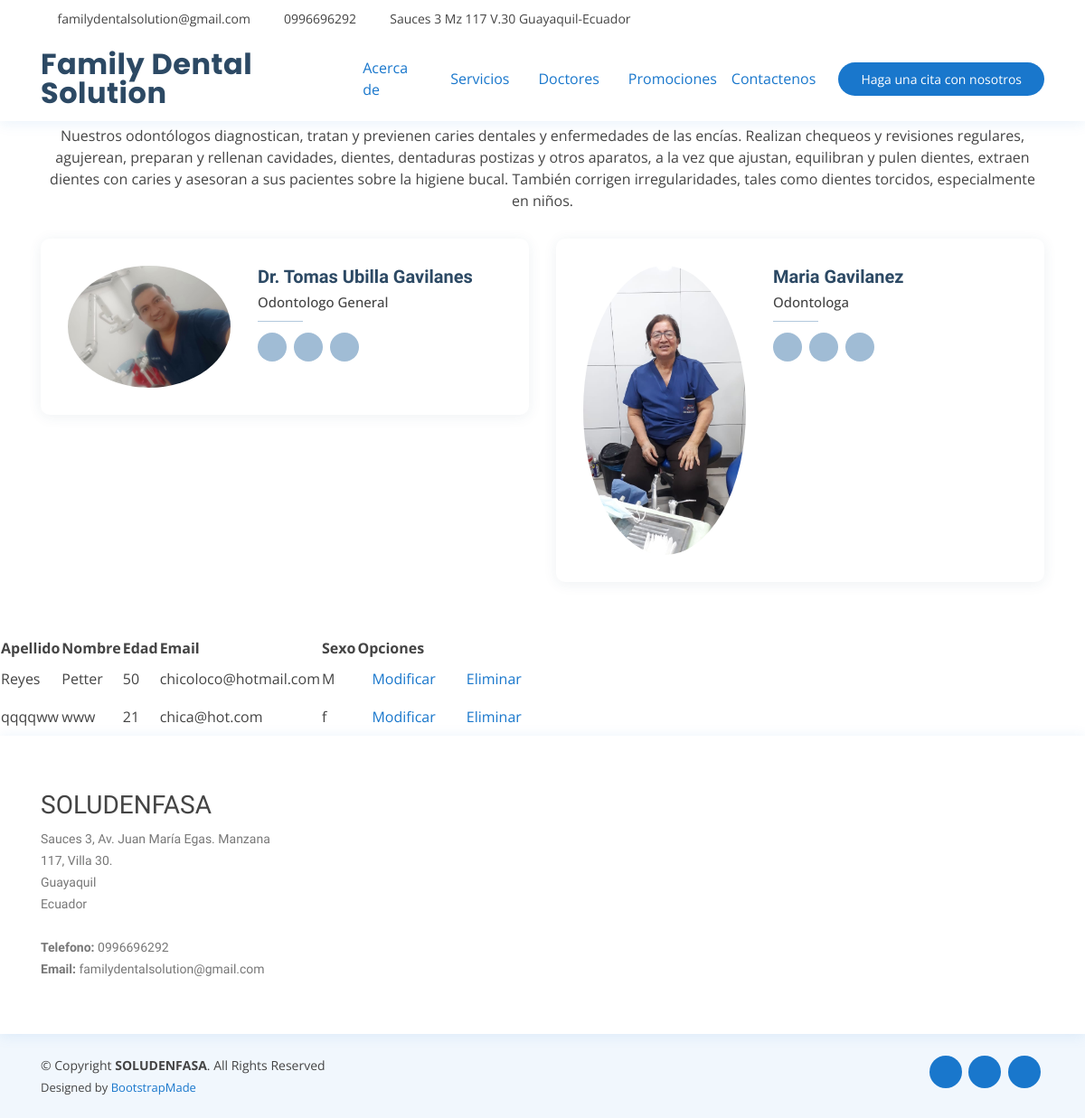
Before: /medicos/medicos/ with the older database file.
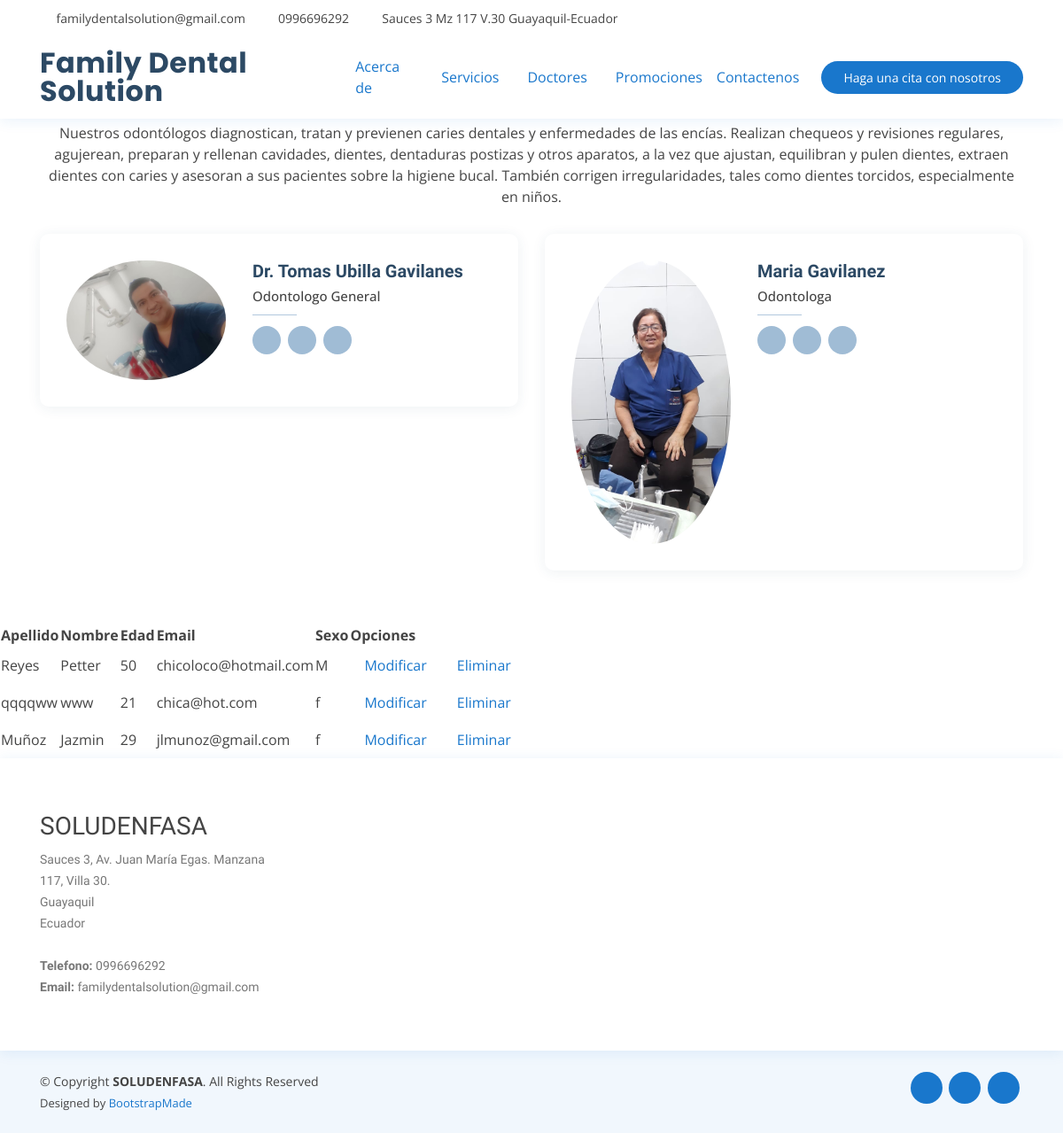
After: the same page with the newer database file.
### medicos/models.py (models this page shows, shortened)
class Medicos(models.Model):
    nombre = models.CharField(max_length=200)
    apellido = models.CharField(max_length=200)
    edad = models.IntegerField()
    email = models.EmailField()
    sexo = models.CharField(max_length=1)
    estado = models.IntegerField(default=1) #1 si esta activo y 2 si esta eliminado
    user = models.CharField(max_length=15)
    usermod = models.CharField(max_length=15)
    created = models.DateTimeField(auto_now_add=True)
    updated = models.DateTimeField(auto_now=True)
    class Meta:
        db_table = "tr_medicos"
        verbose_name = "medicos"
        verbose_name_plural = "medicos"

### medicos/views.py (the view)
# urls.py: path('medicos/', views.medico, name="medicos"),
def medico(request, plantilla="medicos.html"):
    medicos = Medicos.objects.all()
    data = {
        'medico':medicos
    }
    return render(request, plantilla, data)

### medicos/templates/medicos.html (shortened to what this page needs)
{% extends "crearmedicos.html" %}
{% load static %}
    {% block content %}
   <table>
        <tr>
            <th>Apellido</th>
            <th>Nombre</th>
            <th>Edad</th>
            <th>Email</th>
            <th>Sexo</th>
            <th>Opciones</th>
        </tr>
        {% for p in medico %}
        <tr>
            <td>{{ p.apellido }}</td>
            <td>{{ p.nombre }}</td>
            <td>{{ p.edad }}</td>
            <td>{{ p.email }}</td>
            <td>{{ p.sexo }}</td>
            <td><a class="nav-link" href="{% url 'modificarmedicos' p.id %}">Modificar</a></td>
            <td><a class="nav-link" href="{% url 'eliminarmedicos' p.id %}">Eliminar</a></td>
        </tr>
         {% endfor %}
    </table>
  {% endblock %}
  {% load static %}

### medicos/templates/crearmedicos.html (shortened to what this page needs)
{% extends "doctores.html" %}
{% load static %}
  {% load static %}

### core/templates/doctores.html (shortened to what this page needs)
{% load static %}
<!DOCTYPE html>
<html lang="es">
<head>
  <link href="{% static 'assets/vendor/bootstrap/css/bootstrap.min.css'%}" rel="stylesheet">
  <link href="{% static 'assets/vendor/icofont/icofont.min.css'%}" rel="stylesheet">
  <link href="{% static 'assets/vendor/boxicons/css/boxicons.min.css'%}" rel="stylesheet">
  <link href="{% static 'assets/vendor/venobox/venobox.css'%}" rel="stylesheet">
  <link href="{% static 'assets/vendor/animate.css/animate.min.css'%}" rel="stylesheet">
  <link href="{% static 'assets/vendor/remixicon/remixicon.css'%}" rel="stylesheet">
  <link href="{% static 'assets/vendor/owl.carousel/assets/owl.carousel.min.css'%}" rel="stylesheet">
  <link href="{% static 'assets/vendor/bootstrap-datepicker/css/bootstrap-datepicker.min.css'%}" rel="stylesheet">
  <link href="{% static 'assets/css/style.css'%}" rel="stylesheet">
</head>
<body>
  <div id="topbar" class="d-none d-lg-flex align-items-center fixed-top">
    <div class="container d-flex">
      <div class="contact-info mr-auto">
        <i class="icofont-envelope"></i> <a href="mailto:contact@example.com">familydentalsolution@gmail.com  </a>
        <i class="icofont-phone"></i> 0996696292
        <i class="icofont-google-map"></i> Sauces 3 Mz 117 V.30 Guayaquil-Ecuador
      </div>
     <div class="social-links">
        <a href="https://www.facebook.com/rocio.gavilanes.756" target="_blank" class="facebook"><i class="icofont-facebook"></i></a>
        <a href="https://www.instagram.com/family_dental_solution" target="_blank" class="instagram"><i class="icofont-instagram"></i></a>
        <a href="https://api.whatsapp.com/send?phone=+593996696292" target="_blank" class="whatsapp"><i class="icofont-whatsapp"></i></a>
      </div>
    </div>
  </div>
  <header id="header" class="fixed-top">
    <div class="container d-flex align-items-center">
      <h1 class="logo mr-auto"><a href="{% url 'index' %}">Family Dental Solution</a></h1>
              <a class="nav-link" href="{% url 'acerca' %}">Acerca de</a>
              <a class="nav-link" href="{% url 'servicios' %}">Servicios</a>
              <a class="nav-link" href="{% url 'doctores' %}">Doctores</a>
              <a class="nav-link" href="{% url "promociones" %}">Promociones</a>
              <a href="#contact">Contactenos</a>
              <a href="#appointment" class="appointment-btn scrollto">Haga una cita con nosotros</a>
    </div>
  </header>
    <section id="doctors" class="doctors">
      <div class="container">
        <div class="section-title">
          <h2>Doctores</h2>
          <p>Nuestros odontólogos diagnostican, tratan y previenen caries dentales y enfermedades de las encías. Realizan chequeos y revisiones regulares, agujerean, preparan y rellenan cavidades, dientes, dentaduras postizas y otros aparatos, a la vez que ajustan, equilibran y pulen dientes, extraen dientes con caries y asesoran a sus pacientes sobre la higiene bucal. También corrigen irregularidades, tales como dientes torcidos, especialmente en niños. </p>
        </div>
        <div class="row">
          <div class="col-lg-6">
            <div class="member d-flex align-items-start">
              <div class="pic"><img src="{% static 'assets/img/doctors/doctor.jpg'%}" class="img-fluid" alt=""></div>
              <div class="member-info">
                <h4>Dr. Tomas Ubilla Gavilanes</h4>
                <span>Odontologo General</span>
                <div class="social">
                    <a href="https://www.facebook.com/rocio.gavilanes.756" target="_blank" class="facebook"><i class="icofont-facebook"></i></a>
                    <a href="https://www.instagram.com/family_dental_solution" target="_blank" class="instagram"><i class="icofont-instagram"></i></a>
                    <a href="https://api.whatsapp.com/send?phone=+593996696292" target="_blank" class="whatsapp"><i class="icofont-whatsapp"></i></a>
                </div>
              </div>
            </div>
          </div>
          <div class="col-lg-6 mt-4 mt-lg-0">
            <div class="member d-flex align-items-start">
              <div class="pic"><img src="{% static 'assets/img/doctors/doctor2.jpg'%}" class="img-fluid" alt=""></div>
              <div class="member-info">
                <h4>Maria Gavilanez</h4>
                <span>Odontologa</span>
                <div class="social">
                    <a href="https://www.facebook.com/rocio.gavilanes.756" target="_blank" class="facebook"><i class="icofont-facebook"></i></a>
                    <a href="https://www.instagram.com/family_dental_solution" target="_blank" class="instagram"><i class="icofont-instagram"></i></a>
                    <a href="https://api.whatsapp.com/send?phone=+593996696292" target="_blank" class="whatsapp"><i class="icofont-whatsapp"></i></a>
                </div>
              </div>
            </div>
          </div>
        </div>
      </div>
    </section>
    {% block content %}  {% endblock %}
  <footer id="footer">
    <div class="footer-top">
      <div class="container">
        <div class="row">
          <div class="col-lg-3 col-md-6 footer-contact">
            <h3>SOLUDENFASA</h3>
            <p>
              Sauces 3, Av. Juan María Egas. Manzana 117, Villa 30. <br>
              Guayaquil<br>
              Ecuador<br><br>
              <strong>Telefono:</strong> 0996696292<br>
              <strong>Email:</strong> familydentalsolution@gmail.com<br>
            </p>
          </div>
          </div>
        </div>
      </div>
    <div class="container d-md-flex py-4">
      <div class="mr-md-auto text-center text-md-left">
        <div class="copyright">
          &copy; Copyright <strong><span>SOLUDENFASA</span></strong>. All Rights Reserved
        </div>
        <div class="credits">
          Designed by <a href="https://bootstrapmade.com/">BootstrapMade</a>
        </div>
      </div>
      <div class="social-links text-center text-md-right pt-3 pt-md-0">
          <a href="https://www.facebook.com/rocio.gavilanes.756" target="_blank" class="facebook"><i class="icofont-facebook"></i></a>
          <a href="https://www.instagram.com/family_dental_solution" target="_blank" class="instagram"><i class="icofont-instagram"></i></a>
          <a href="https://api.whatsapp.com/send?phone=+593996696292" target="_blank" class="whatsapp"><i class="icofont-whatsapp"></i></a>
      </div>
    </div>
  </footer>
  {% load static %}
</body>
</html>

### core/static/assets/css/style.css (style rules this page uses)
body { font-family: "Open Sans", sans-serif; color: #444444; }
a { color: #1977cc; }
h1, h2, h3, h4, h5, h6 { font-family: "Raleway", sans-serif; }
#topbar { background: #fff; height: 40px; font-size: 14px; transition: all 0.5s; }
#topbar .contact-info a { line-height: 1; color: #444444; transition: 0.3s; }
#topbar .contact-info i { color: #1977cc; padding-right: 4px; margin-left: 15px; }
#topbar .contact-info i:first-child { margin-left: 0; }
#topbar .social-links a { color: #437099; padding-left: 15px; display: inline-block; line-height: 1px; z-index: 0; transition: 0.3s; }
#topbar .social-links a:first-child { border-left: 0; }
#header { background: #fff; transition: all 0.5s; z-index: 997; padding: 15px 0; top: 40px; box-shadow: 0px 2px 15px rgba(25, 119, 204, 0.1); }
#header .logo { font-size: 32px; margin: 0; padding: 0; line-height: 1; font-weight: 700; letter-spacing: 0.5px; font-family: "Poppins", sans-serif; }
#header .logo a { color: #2c4964; }
.appointment-btn { margin-left: 25px; background: #1977cc; color: #fff; border-radius: 50px; padding: 8px 25px; white-space: nowrap; transition: 0.3s; font-size: 14px; display: inline-block; }
section { padding: 60px 0; overflow: hidden; }
.section-title { text-align: center; padding-bottom: 30px; }
.section-title h2 { font-size: 32px; font-weight: bold; margin-bottom: 20px; padding-bottom: 20px; position: relative; color: #2c4964; }
.section-title h2::before { content: ''; position: absolute; display: block; width: 120px; height: 1px; background: #ddd; bottom: 1px; left: calc(50% - 60px); }
.section-title h2::after { content: ''; position: absolute; display: block; width: 40px; height: 3px; background: #1977cc; bottom: 0; left: calc(50% - 20px); }
.section-title p { margin-bottom: 0; }
.doctors { background: #fff; }
.doctors .member { position: relative; box-shadow: 0px 2px 15px rgba(44, 73, 100, 0.08); padding: 30px; border-radius: 10px; }
.doctors .member .pic { overflow: hidden; width: 180px; border-radius: 50%; }
.doctors .member .pic img { transition: ease-in-out 0.3s; }
.doctors .member .member-info { padding-left: 30px; }
.doctors .member h4 { font-weight: 700; margin-bottom: 5px; font-size: 20px; color: #2c4964; }
.doctors .member span { display: block; font-size: 15px; padding-bottom: 10px; position: relative; font-weight: 500; }
.doctors .member span::after { content: ''; position: absolute; display: block; width: 50px; height: 1px; background: #b2c8dd; bottom: 0; left: 0; }
.doctors .member .social { margin-top: 12px; display: flex; align-items: center; justify-content: flex-start; }
.doctors .member .social a { transition: ease-in-out 0.3s; display: flex; align-items: center; justify-content: center; border-radius: 50px; width: 32px; height: 32px; background: #a0bcd5; }
.doctors .member .social a i { color: #fff; font-size: 16px; margin: 0 2px; }
.doctors .member .social a + a { margin-left: 8px; }
#footer { color: #444444; font-size: 14px; background: #f1f7fd; }
#footer .footer-top { padding: 60px 0 30px 0; background: #fff; box-shadow: 0px 2px 15px rgba(25, 119, 204, 0.1); }
#footer .footer-top .footer-contact { margin-bottom: 30px; }
#footer .footer-top .footer-contact p { font-size: 14px; line-height: 24px; margin-bottom: 0; font-family: "Raleway", sans-serif; color: #777777; }
#footer .credits { padding-top: 5px; font-size: 13px; color: #444444; }
#footer .social-links a { font-size: 18px; display: inline-block; background: #1977cc; color: #fff; line-height: 1; padding: 8px 0; margin-right: 4px; border-radius: 50%; text-align: center; width: 36px; height: 36px; transition: 0.3s; }

Changed rows visible on the page:
added Medicos: apellido "Muñoz", nombre "Jazmin", edad "29", email "jlmunoz@gmail.com", sexo "f"
